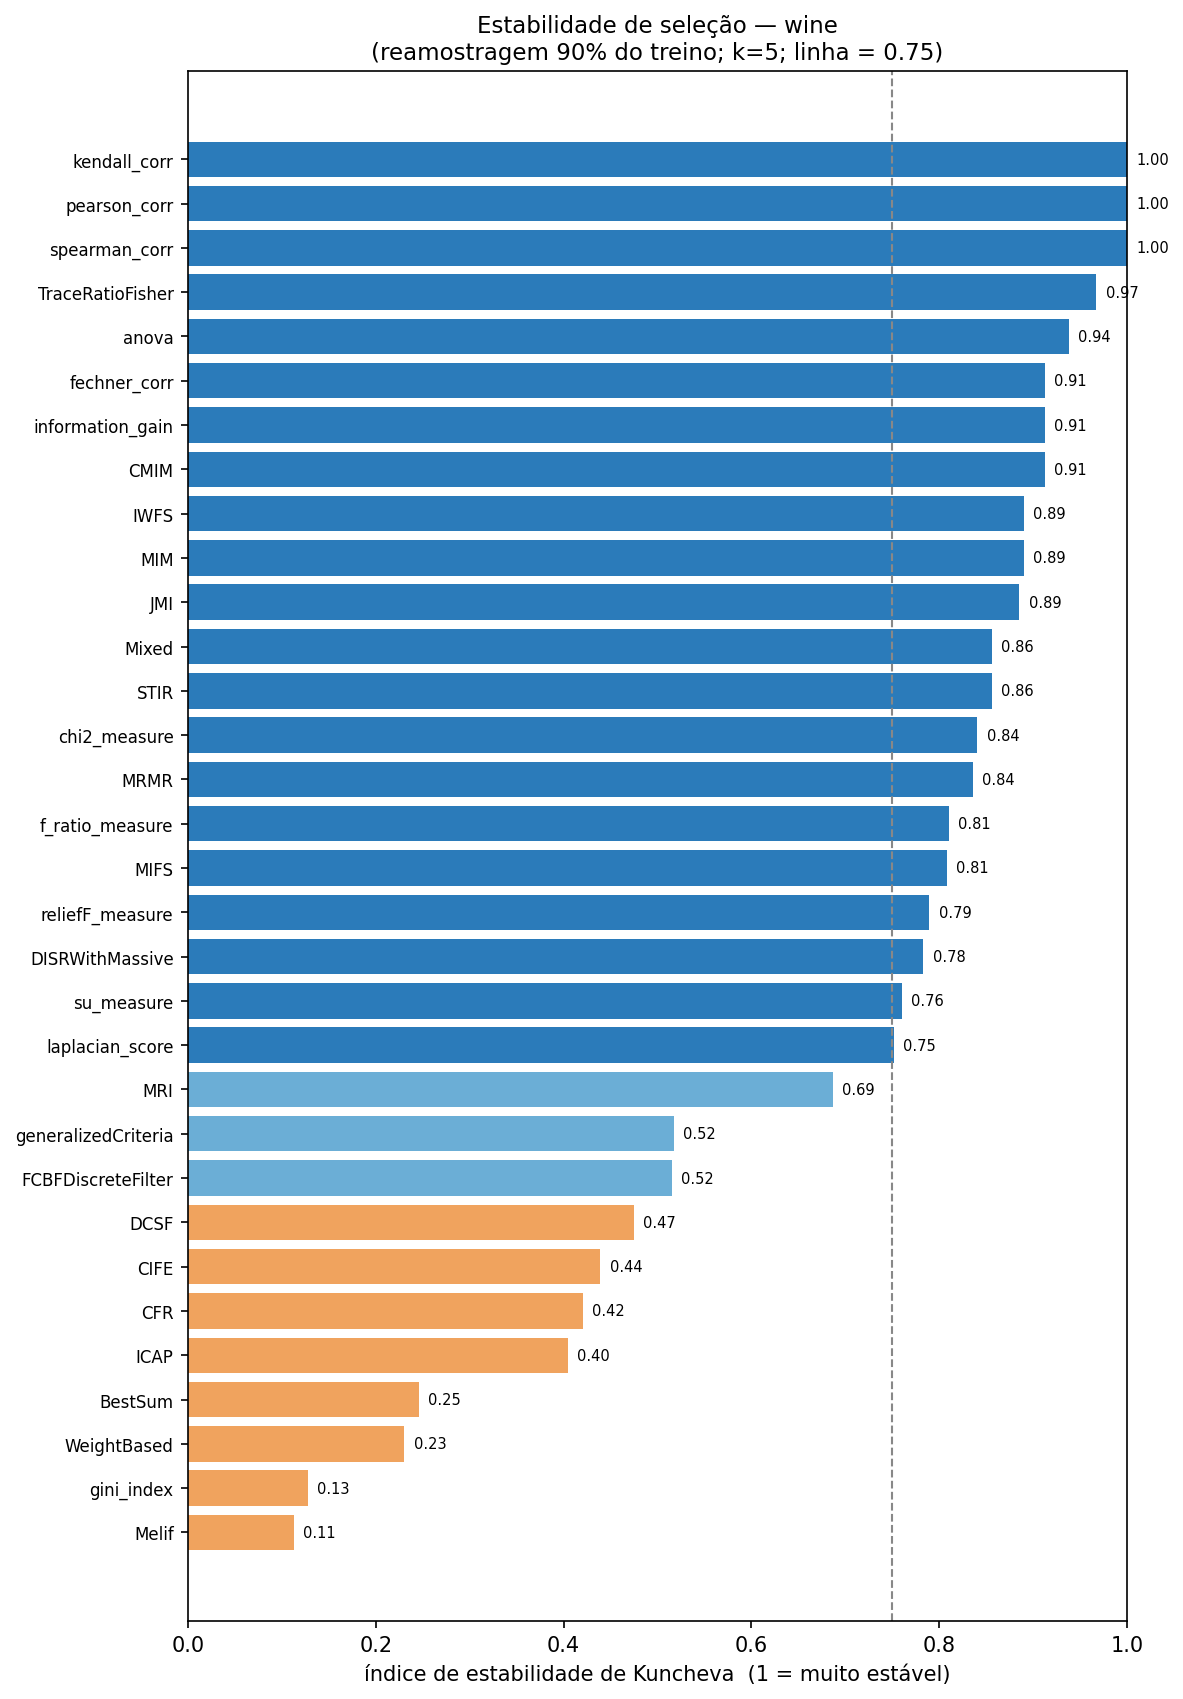

Write Python code to recreate this figure.
"""Estabilidade de seleção dos métodos do itmofs-lab.

Mede o quanto cada seletor escolhe as MESMAS features quando o treino é
reamostrado — critério central para escolher bases de um ensemble (EFS).
Usa SOMENTE o treino (o teste nunca entra); em cada repetição faz uma
subamostragem do treino, reajusta o pré-processamento e o seletor, e coleta
o conjunto selecionado.

Métricas (média sobre todos os pares de repetições):
  - Jaccard médio:  |A∩B| / |A∪B|   (0 = nada em comum, 1 = idêntico)
  - Índice de Kuncheva: corrige a concordância esperada ao acaso
        (r - k²/p) / (k - k²/p),  r = |A∩B|, k = nº de features, p = total
        (~0 = aleatório, 1 = perfeitamente estável)

Saídas: estabilidade.csv e estabilidade.png

Uso:
    python estabilidade.py [--dataset breast_cancer] [--repeats 20] [--completo]
"""

from __future__ import annotations

import argparse
import csv
import itertools
import warnings

warnings.filterwarnings("ignore")

import numpy as np
import matplotlib
matplotlib.use("Agg")
import matplotlib.pyplot as plt  # noqa: E402

import itmofs_lab as fs  # noqa: E402
import benchmark as bench  # reaproveita carregar/preprocessa/metodos/kwargs  # noqa: E402


def kuncheva(assinaturas, p):
    """Índice de estabilidade de Kuncheva (média sobre pares)."""
    pares = list(itertools.combinations(range(len(assinaturas)), 2))
    vals = []
    for i, j in pares:
        A, B = assinaturas[i], assinaturas[j]
        k = (len(A) + len(B)) / 2.0
        if k == 0:
            continue
        r = len(A & B)
        denom = k - (k * k) / p
        if abs(denom) < 1e-12:
            continue
        vals.append((r - (k * k) / p) / denom)
    return float(np.mean(vals)) if vals else float("nan")


def jaccard_medio(assinaturas):
    pares = list(itertools.combinations(range(len(assinaturas)), 2))
    vals = []
    for i, j in pares:
        A, B = assinaturas[i], assinaturas[j]
        u = len(A | B)
        vals.append(len(A & B) / u if u else 1.0)
    return float(np.mean(vals)) if vals else float("nan")


def medir(dataset, repeats, completo, k=None):
    X, y = bench.carregar(dataset)
    X, y = np.asarray(X, float), np.asarray(y)
    p = X.shape[1]
    kval = min(k or bench.K, p - 1)
    metodos = bench.metodos_executaveis(rapido=not completo, completo=completo)

    rng = np.random.RandomState(42)
    # separa um treino fixo; a estabilidade reamostra DENTRO do treino
    n = X.shape[0]
    idx_all = np.arange(n)
    tr_idx, _ = _split(idx_all, y, test_size=0.3, seed=42)
    Xtr_full, ytr_full = X[tr_idx], y[tr_idx]
    n_tr = len(tr_idx)

    print(f"itmofs-lab {fs.__version__} | dataset={dataset} | p={p} | "
          f"treino={n_tr} | repetições={repeats} | k={kval}")
    print(f"{len(metodos)} métodos\n")
    print(f"{'método':22s} {'Kuncheva':>9s} {'Jaccard':>8s} {'n_sel':>6s}")
    print("-" * 50)

    resultados = []
    for nome in metodos:
        s = fs.spec(nome)
        assinaturas = []
        for r in range(repeats):
            sub = rng.choice(n_tr, size=int(0.9 * n_tr), replace=False)  # subamostra 90%
            Xs, ys = Xtr_full[sub], ytr_full[sub]
            try:
                Xa, _, _ = bench.preprocessa(s, Xs, Xs)  # ajusta só na subamostra
                m = fs.get(nome, **bench.kwargs_de(nome, kval)).fit(Xa, ys)
                assinaturas.append(set(int(i) for i in m.selected_))
            except Exception:
                pass
        if len(assinaturas) < 2:
            print(f"{nome:22s} {'ERRO':>9s}")
            continue
        ku = kuncheva(assinaturas, p)
        ja = jaccard_medio(assinaturas)
        nsel = float(np.mean([len(a) for a in assinaturas]))
        resultados.append((nome, ku, ja, nsel, s.component_type))
        print(f"{nome:22s} {ku:9.3f} {ja:8.3f} {nsel:6.1f}")

    resultados.sort(key=lambda t: (-t[1] if not np.isnan(t[1]) else 1))
    return resultados, dataset, kval


def _split(idx, y, test_size, seed):
    from sklearn.model_selection import train_test_split
    return train_test_split(idx, test_size=test_size, stratify=y, random_state=seed)


def salvar(resultados, dataset, kval=10):
    with open("estabilidade.csv", "w", newline="", encoding="utf-8") as fh:
        w = csv.writer(fh)
        w.writerow(["metodo", "tipo", "kuncheva", "jaccard_medio", "n_selecionadas"])
        for nome, ku, ja, ns, tipo in resultados:
            w.writerow([nome, tipo, f"{ku:.4f}", f"{ja:.4f}", f"{ns:.2f}"])

    nomes = [r[0] for r in resultados]
    kus = [r[1] for r in resultados]
    cores = ["#2b7bba" if k >= 0.75 else "#6baed6" if k >= 0.5 else "#f0a35e"
             for k in kus]
    fig, ax = plt.subplots(figsize=(8, 0.32 * len(nomes) + 1.2))
    ax.barh(range(len(nomes)), kus, color=cores)
    ax.set_yticks(range(len(nomes)))
    ax.set_yticklabels(nomes, fontsize=8)
    ax.invert_yaxis()
    ax.set_xlim(0, 1)
    ax.axvline(0.75, color="#888", ls="--", lw=1)
    ax.set_xlabel("índice de estabilidade de Kuncheva  (1 = muito estável)")
    ax.set_title(f"Estabilidade de seleção — {dataset}\n"
                 f"(reamostragem 90% do treino; k={kval}; linha = 0.75)", fontsize=11)
    for i, k in enumerate(kus):
        ax.text(k + 0.01, i, f"{k:.2f}", va="center", fontsize=7)
    fig.tight_layout()
    fig.savefig("estabilidade.png", dpi=150, bbox_inches="tight")
    plt.close(fig)
    print("\nArquivos: estabilidade.csv, estabilidade.png")


def main():
    ap = argparse.ArgumentParser(description="Estabilidade de seleção (EFS).")
    ap.add_argument("--dataset", default="breast_cancer")
    ap.add_argument("--repeats", type=int, default=20)
    ap.add_argument("--k", type=int, default=None, help="nº de features (default 10)")
    ap.add_argument("--completo", action="store_true", help="inclui esparsos/wrappers (lento)")
    args = ap.parse_args()
    resultados, ds, kval = medir(args.dataset, args.repeats, args.completo, k=args.k)
    salvar(resultados, ds, kval)


if __name__ == "__main__":
    main()
